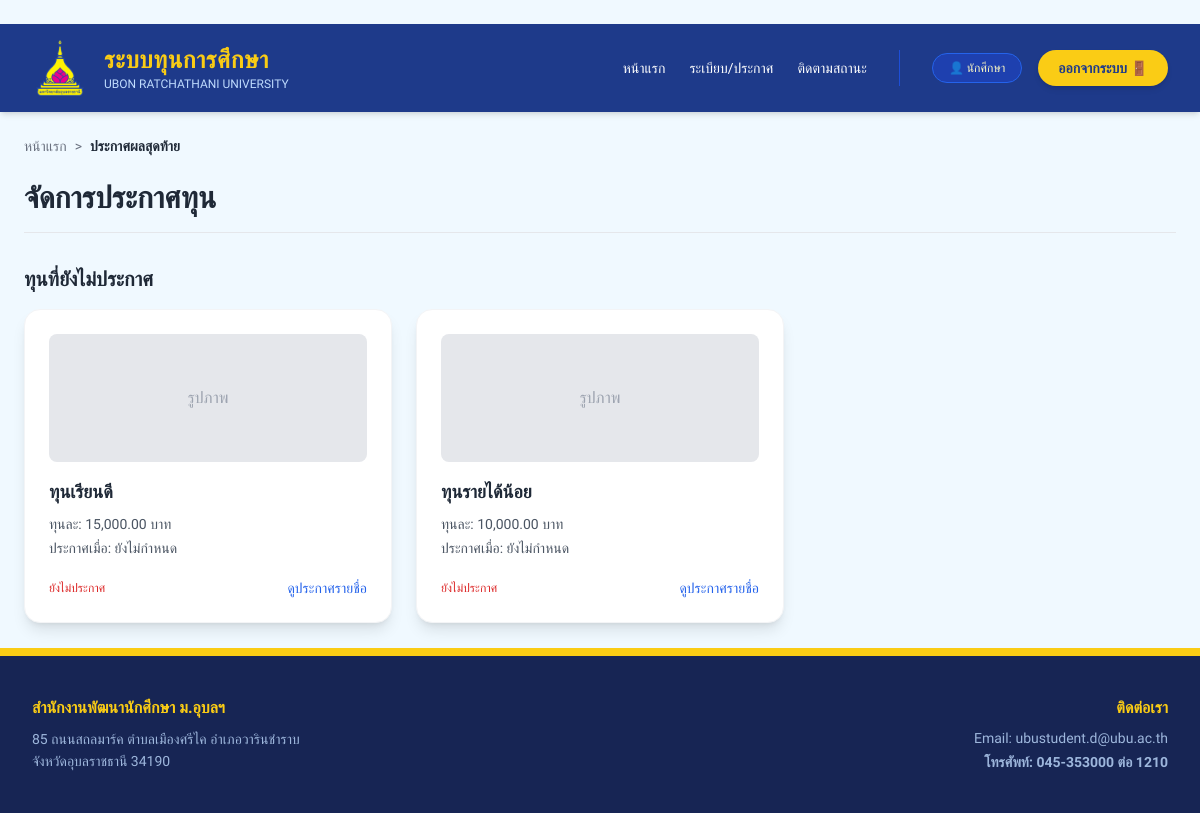
The page /officer/announcement on the database its author committed.
### models.py (models this page shows, shortened)
class Scholarship(db.Model):
    __tablename__ = 'scholarship'
    id = db.Column(db.Integer, primary_key=True)
    name = db.Column(db.String(100), nullable=False) # ชื่อทุน
    quota = db.Column(db.Integer, default=0) # จำนวนกี่ทุน
    amount = db.Column(db.Float, nullable=True) # ทุนละเท่าไหร่
    category = db.Column(db.String(50)) # ประเภทของทุน (เช่น ทุนภายใน/ภายนอก)
    start_date = db.Column(db.Date) # วันที่เปิดรับสมัคร
    end_date = db.Column(db.Date) # วันที่ปิดรับสมัคร
    provider = db.Column(db.String(100)) # หน่วยงานของทุนนั้นๆ
    min_gpax = db.Column(db.Float, nullable=True)
    income_cap = db.Column(db.Float, nullable=True) # กำหนดเพดานรายได้ (ถ้ามี)
    status = db.Column(db.String(20), default='open')  # สถานะของทุน open(เปิดรับ),checking=close(กำลังตรวจสอบ,ปิดทุน), interview(รายชื่อสัมภาษณ์), announce(รายชื่อได้รับทุน)
    interview_file_url = db.Column(db.String(500))    # ลิงก์ไฟล์ประกาศสัมภาษณ์
    announce_file_url = db.Column(db.String(500))     # ลิงก์ไฟล์ประกาศคนได้ทุน
    criteria = db.relationship('Criterion', backref='scholarship', lazy=True)
    applications = db.relationship('Application', backref='scholarship', lazy=True)

### routes/officer_routes.py (the view)
@officer_bp.route('/announcement')
def final_announcement():
    scholarships = Scholarship.query.all()
    return render_template('officer/announcement.html', scholarships=scholarships)

### templates/officer/announcement.html (shortened to what this page needs)
{% extends "layouts/base_officer.html" %}
{% block content %}
<div class="max-w-7xl mx-auto p-6">
    <div class="mb-6 flex items-center text-sm text-gray-500">
        <a href="{{ url_for('officer.home') }}" class="hover:text-blue-600 transition">หน้าแรก</a>
        <span class="mx-2">></span>
        <span class="font-bold text-gray-800">ประกาศผลสุดท้าย</span>
    </div>
    <div class="flex flex-col md:flex-row justify-between items-start md:items-center mb-8 border-b border-gray-200 pb-4">
        <div>
            <h1 class="text-3xl font-bold text-gray-800">จัดการประกาศทุน</h1>
        </div>
    </div>
    {% set announced = scholarships | selectattr('announcement_date') | list %}
    {% set pending = scholarships | rejectattr('announcement_date') | list %}
    {% if pending %}
    <div class="mt-8">
        <h2 class="text-xl font-bold text-gray-800 mb-4">ทุนที่ยังไม่ประกาศ</h2>
        <div class="grid grid-cols-1 sm:grid-cols-2 lg:grid-cols-3 gap-6">
            {% for sch in pending %}
            <div class="bg-white rounded-2xl shadow-lg border border-gray-100 p-6 flex flex-col">
                <div class="h-32 bg-gray-200 rounded-lg mb-4 flex items-center justify-center text-gray-400">รูปภาพ</div>
                <h3 class="text-lg font-semibold text-gray-800 mb-2">{{ sch.name }}</h3>
                <p class="text-sm text-gray-600 mb-1">ทุนละ: {{ "{:,.2f}".format(sch.amount) if sch.amount else '-' }} บาท</p>
                <p class="text-sm text-gray-600 mb-1">ประกาศเมื่อ: ยังไม่กำหนด</p>
                <div class="mt-auto pt-4 flex justify-between items-center">
                    <span class="text-xs font-medium text-red-600">ยังไม่ประกาศ</span>
                    <a href="{{ url_for('officer.scholarship_recipients', id=sch.id) }}" class="text-blue-600 hover:underline text-sm">ดูประกาศรายชื่อ</a>
                </div>
            </div>
            {% endfor %}
        </div>
    </div>
    {% endif %}
</div>
{% endblock %}

### templates/layouts/base.html (style rules this page uses)
body { font-family: 'Prompt', sans-serif; }

### rows shown on the page
Scholarship: name "ทุนเรียนดี", amount "15,000.00"
Scholarship: name "ทุนรายได้น้อย", amount "10,000.00"

### other values the page prints
{{ session.get('user_data', {}).get('name', 'นักศึกษา') }} "นักศึกษา"
